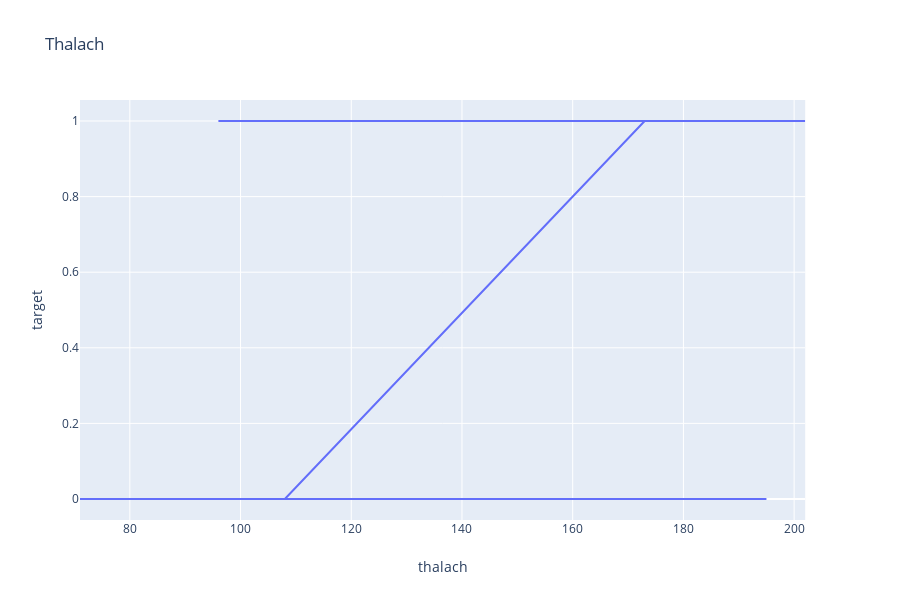

The code cell stored with this chart in its notebook:
### Code cell
fig = px.line(heart,x="thalach", y="target", title='Thalach')
fig.show()

### Figure 1 — Plotly figure (JSON) as saved in the notebook; plotly's stock layout.template omitted (floating-point values rounded to 4 significant figures; data arrays with more than 128 entries replaced by an {"elided": "..."} marker saying what was removed)
{"data": [{"hoverlabel": {"namelength": 0}, "hovertemplate": "thalach=%{x}<br>target=%{y}", "legendgroup": "", "line": {"color": "#636efa", "dash": "solid"}, "mode": "lines", "name": "", "showlegend": false, "type": "scatter", "x": {"elided": "303 int values"}, "xaxis": "x", "y": {"elided": "303 int values"}, "yaxis": "y"}], "layout": {"height": 600, "legend": {"tracegroupgap": 0}, "title": {"text": "Thalach"}, "xaxis": {"anchor": "y", "domain": [0, 0.98], "title": {"text": "thalach"}}, "yaxis": {"anchor": "x", "domain": [0, 1], "title": {"text": "target"}}}}
